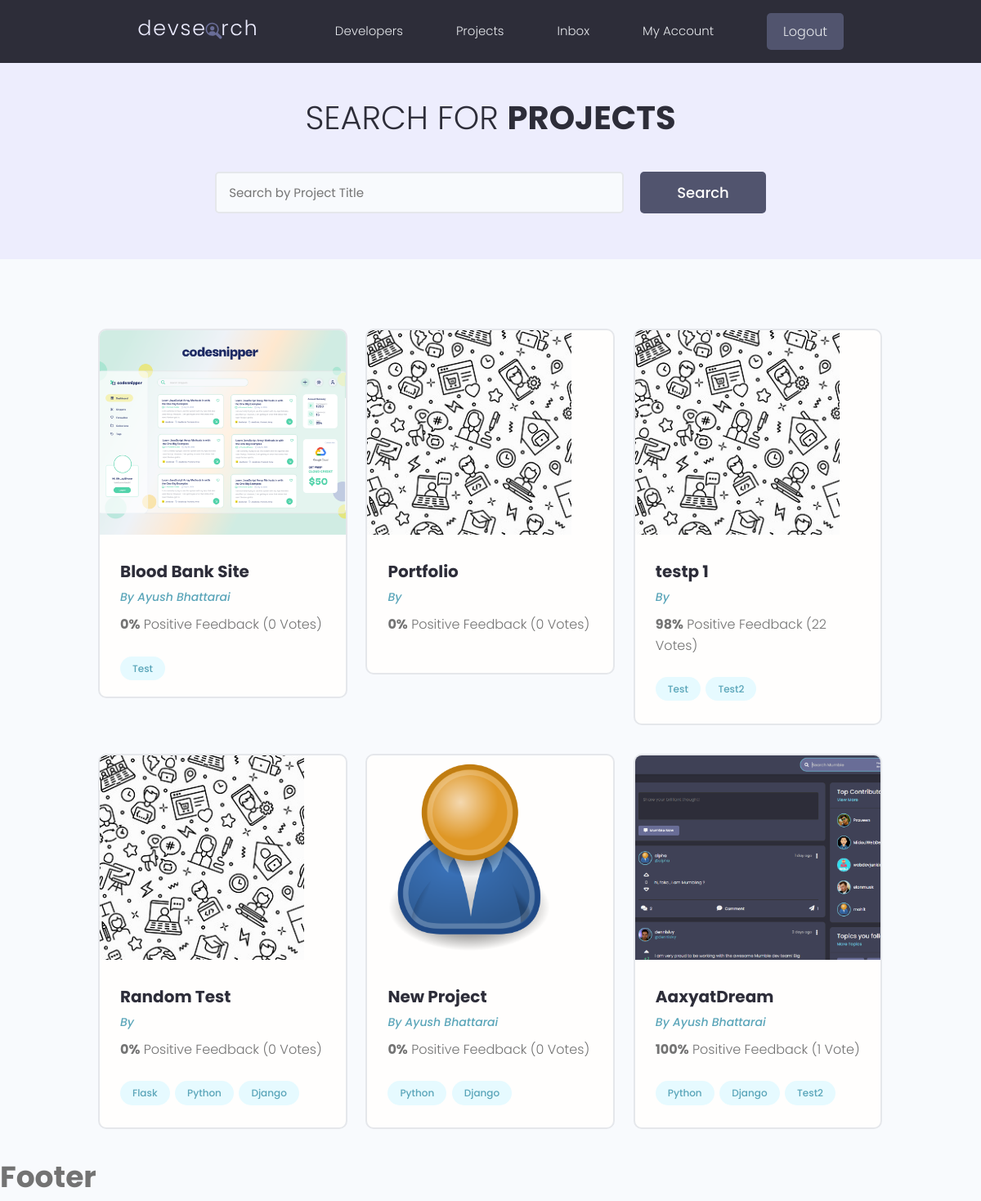
Page /projects/ (signed in) on the committed database.
### projects/models.py (models this page shows, shortened)
class Project(models.Model):
    owner = models.ForeignKey(Profile, null=True, blank=True, on_delete=models.SET_NULL)
    id = models.UUIDField(default=uuid4, unique=True, primary_key=True, editable=False)
    title = models.CharField(max_length=255)
    description = models.TextField(blank=True, null=True, max_length=10000)
    featured_image = models.ImageField(null=True,blank=True, default="pattern.jpg")
    demo_link = models.CharField(max_length=2000, null=True, blank=True)
    source_link = models.CharField(max_length=2000, null=True, blank=True)
    created_at = models.DateTimeField(auto_now_add=True)
    tags = models.ManyToManyField('Tag', blank=True)
    vote_total = models.IntegerField(default=0,null=True, blank=True)
    vote_ratio = models.IntegerField(default=0,null=True, blank=True)

class Tag(models.Model):
    name = models.CharField(max_length=200)
    created_at = models.DateTimeField(auto_now_add=True)
    id = models.UUIDField(default=uuid4, unique=True, primary_key=True, editable=False)
    def __str__(self):
        return self.name

### users/models.py (models this page shows, shortened)
class Profile(models.Model):
    id = models.UUIDField(default=uuid4, unique=True, primary_key=True, editable=False)
    created_at = models.DateTimeField(auto_now_add=True)
    user = models.OneToOneField(User, on_delete=models.CASCADE, null=True, blank=True)
    name = models.CharField(max_length=200, blank=True, null=True)
    email = models.EmailField(max_length=500,blank=True,null=True)
    username = models.CharField(max_length=200, blank=True, null=True)
    location = models.CharField(max_length=200, blank=True, null=True)
    short_intro = models.CharField(max_length=200)
    bio = models.TextField(blank=True, null=True)
    profile_image = models.ImageField(null=True, blank=True, upload_to="profile/", default="profile/user-default.png")
    social_github = models.CharField(max_length=200, blank=True, null=True)
    social_youtube = models.CharField(max_length=200, blank=True, null=True)
    social_twitter = models.CharField(max_length=200, blank=True, null=True)
    social_linkedin = models.CharField(max_length=200, blank=True, null=True)
    social_website = models.CharField(max_length=200, blank=True, null=True)

### projects/views.py (the view)
# urls.py: path('projects/', include('projects.urls')),
def projects(request):
    projects = Project.objects.all()
    context = {"projects": projects}
    return render(request, "projects/projects.html", context)

### projects/templates/projects/projects.html (shortened to what this page needs)
{% extends "base.html" %}
{% block content %}
  <main class="projects">
    <section class="hero-section text-center">
      <div class="container container--narrow">
        <div class="hero-section__box">
          <h2>Search for <span>Projects</span></h2>
        </div>
        <div class="hero-section__search">
          <form class="form" action="#" method="get">
            <div class="form__field">
              <input class="input input--text" id="formInput#search" type="text" name="text"
                placeholder="Search by Project Title" />
            </div>
            <input class="btn btn--sub btn--lg" type="submit" value="Search" />
          </form>
        </div>
      </div>
    </section>
    <section class="projectsList">
      <div class="container">
        <div class="grid grid--three">
            {% for project in projects %}
          <div class="column">
            <div class="card project">
              <a href="{% url 'project' project.id %}" class="project">
                <img class="project__thumbnail" src="{{ project.featured_image.url }}" alt="project thumbnail" />
                <div class="card__body">
                  <h3 class="project__title">{{ project.title }}</h3>
                  <p><a class="project__author" href="{% url 'user-profile' project.owner.id %}">By {{ project.owner.name }}</a></p>
                  <p class="project--rating">
                    <span style="font-weight: bold;">{{ project.vote_ratio }}%</span> Positive
                    Feedback ({{ project.vote_total }} Vote{{ project.vote_total| pluralize:"s" }})
                  </p>
                  <div class="project__tags">
                      {% for item in project.tags.all %}
                    <span class="tag tag--pill tag--main">
                      <small>{{ item }}</small>
                    </span>
                    {% endfor %}
                  </div>
                </div>
              </a>
            </div>
          </div>
            {% endfor %}
        </div>
      </div>
    </section>
  </main>
{% endblock %}

### static/styles/app.css (style rules this page uses)
:root { --color-sub: #2d2d39; }
.btn--sub { background-color: var(--color-sub-light); }
.card { border: 2px solid var(--color-light); }
img { width: 100%; }
.hero-section { height: 40vh; display: flex; align-items: center; background-color: var(--color-sub); }
.hero-section__box { margin-bottom: 4rem; }
.hero-section__box > h2, .hero-section__box > h2 > span { font-size: 4rem; color: var(--color-light); line-height: 1.3; text-transform: uppercase; }
.hero-section__box > h2 { font-weight: 300; }
.hero-section__box > h2 > span { font-weight: 700; }
.hero-section__search > .form { display: flex; align-items: center; justify-content: center; gap: 2rem; }
.hero-section__search > .form input.input--text { width: 50rem; }
.project__author { font-size: 1.4rem; font-style: italic; }
.project--rating { margin-bottom: 1.6em; margin-top: .5em; }
.projects > .hero-section { background: var(--color-sub-lighter); height: 30vh; }
.projects .hero-section__box { margin-bottom: 2.5rem; }
.projects .hero-section__box > h2 { color: var(--color-sub); }
.projects .hero-section__box > h2 > span { font-weight: 700; color: var(--color-sub); }
.projectsList { margin-top: 8rem; }
.project__thumbnail { height: 25rem; object-fit: cover; object-position: top center; }
.project__title { font-size: 2rem; font-weight: 700; color: var(--color-sub); }

### static/uikit/styles/modules/_variables.css (style rules this page uses)
:root { --color-main: #5aa5b9; --color-main-light: #e6faff; --color-sub: #3f4156; --color-sub-light: #51546e; --color-sub-lighter: #ededfd; --color-text: #737373; --color-gray: #8b8b8b; --color-light: #e5e7eb; --color-light-gray: #767676; --color-bg: #f8fafd; --color-white: #fffefd; --color-white-light: #f3f3f3; --color-success: #359e64; --color-success-bg: #def8e8; --color-error: #fc4b0b; --color-error-bg: #fff2ee; --font-base: 'Poppins', arial, helvetica, 'Segoe UI', roboto, ubuntu, sans-serif; --font-monospace: 'Fira Code', 'Courier New', courier, monospace; --font-regular: 300; --font-medium: 500; --font-bold: 700; --generic-shadow: 1px 1px 5px #00000010; --generic-transition: all 0.3s ease-in-out; }

### static/uikit/styles/modules/_base.css (style rules this page uses)
* { margin: 0; padding: 0; box-sizing: border-box; text-rendering: optimizeLegibility; color: inherit; font-size: inherit; }
html { font-size: 50%; }
@media only screen and (min-width: 480px) { html { font-size: 56.25%; } }
@media only screen and (min-width: 1200px) { html { font-size: 62.5%; } }
body { line-height: 1.6; font-weight: 400; font-size: 1.5rem; color: var(--color-text); background-color: var(--color-bg); min-height: 100vh; }

### static/uikit/styles/modules/_typography.css (style rules this page uses)
* { font-family: var(--font-base); }
h2 { font-size: 3.6rem; font-weight: var(--font-bold); }
h3 { font-size: 3.2rem; font-weight: var(--font-medium); }
p, span, strong { font-size: 1.6rem; color: var(--color-text); font-weight: var(--font-regular); }
a { padding-bottom: 2px; text-decoration: none; display: inline-block; color: var(--color-main); font-weight: var(--font-medium); }

### static/uikit/styles/modules/_utilities.css (style rules this page uses)
.container { width: 92%; max-width: 165rem; margin: 0 auto; box-sizing: border-box; }
.container--narrow { width: 92%; max-width: 120rem; }
@media screen and (min-width: 1000px) { .container { width: 90%; } }
@media screen and (min-width: 1000px) { .container--narrow { width: 85%; } }
@media screen and (min-width: 1200px) { .container { width: 80%; } }
@media screen and (min-width: 1200px) { .container--narrow { width: 72%; } }
.text-center { text-align: center; }

### static/uikit/styles/modules/_button.css (style rules this page uses)
.btn { display: inline-block; position: relative; cursor: pointer; background-color: var(--color-light); font-weight: var(--font-medium); color: var(--color-sub); text-decoration: none; padding: 1rem 2rem; border-radius: 0.5rem; border: none; width: -webkit-fit-content; width: -moz-fit-content; width: fit-content; height: -webkit-fit-content; height: -moz-fit-content; height: fit-content; font-size: 1.6rem; outline-width: 0; outline-color: transparent; -webkit-backface-visibility: hidden; backface-visibility: hidden; transition: all 0.3s ease-in-out; }
.btn--sub { background-color: var(--color-sub); color: var(--color-white); }
.btn--lg { font-size: 1.8rem; padding: 1.2rem 4.5rem; }

### static/uikit/styles/modules/_card.css (style rules this page uses)
.card { border-radius: 1rem; background-color: var(--color-white); border: 1.5px solid var(--color-light); width: auto; height: auto; margin-top: 0.5rem; margin-bottom: 0.5rem; overflow: hidden; }
.card__body, .card__header { padding: 2rem 2.5rem; }

### rows in the picture
Project: featured_image (picture), title "Blood Bank Site", owner.name "Ayush Bhattarai", vote_ratio "0", vote_total "0", vote_total|pluralize "s"
Tag: name "Test"
Project: featured_image (picture), title "Portfolio", vote_ratio "0", vote_total "0", vote_total|pluralize "s"
Project: featured_image (picture), title "testp 1", vote_ratio "98", vote_total "22", vote_total|pluralize "s"
Tag: name "Test2"
Project: featured_image (picture), title "Random Test", vote_ratio "0", vote_total "0", vote_total|pluralize "s"
Tag: name "Flask"
Tag: name "Python"
Tag: name "Django"
Project: featured_image (placeholder picture), title "New Project", owner.name "Ayush Bhattarai", vote_ratio "0", vote_total "0", vote_total|pluralize "s"
Project: featured_image (picture), title "AaxyatDream", owner.name "Ayush Bhattarai", vote_ratio "100", vote_total "1"
